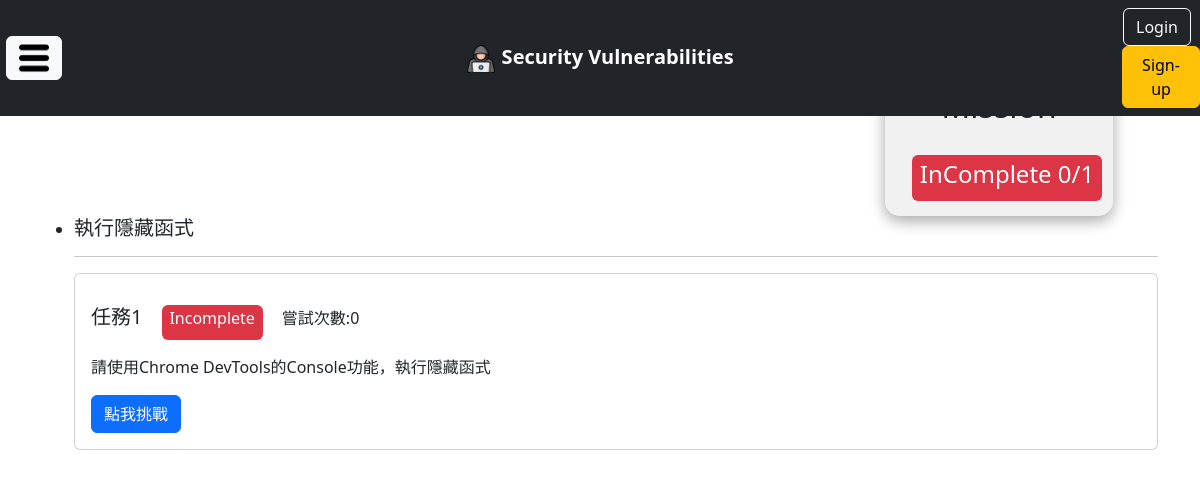
Page /devtools/console on the committed database.
### students/models.py (models this page shows, shortened)
class Mission(models.Model):
    title = models.CharField(max_length=100)
    description = models.TextField(default="")
    alias = models.CharField(max_length=100, default="")
    category = models.ForeignKey(MissionCategory, on_delete=models.CASCADE)

### students/views.py (the view)
# urls.py: path('devtools/console', students.devtools_console, name='DevConsole'),
def devtools_console(request):
    category_id = MissionCategory.objects.get(title='Console').id
    missions_info, missions_complete_count = StudentService.get_missions_info(request.user.id, category_id)
    return render(request, 'students/dev_console.html', locals())

### students/service.py (called while the page is built)
    def get_max_attempts(user_id, mission_id):
        max_attempts = MissionRecord.objects.filter(student_id=user_id, mission_id=mission_id).aggregate(Max('attempts'))['attempts__max']
        return max_attempts if max_attempts != None else 0

    def get_missions_info(user_id, category_id):
        missions_info = []
        missions = Mission.objects.filter(category_id=category_id)
        missions_complete_count = 0
        for mission in missions:
            records = MissionRecord.objects.filter(student_id=user_id, mission_id=mission.id)
            is_completed = records.filter(is_completed=True).exists()
            if is_completed:
                missions_complete_count += 1
            missions_info.append({
                'mission': mission,
                'records': records,
                'is_completed': is_completed,
                'attempts': StudentService.get_max_attempts(user_id, mission.id),
                'last_attempt': records.order_by('-created_at').first().created_at if records.exists() else ''
            })
        return missions_info, missions_complete_count

### students/templatetags/filter.py (called while the page is built)
@register.filter
def length(list):
    return len(list)

### templates/students/dev_console.html (shortened to what this page needs)
{% extends "base.html" %}
{% block content%}
{% load filter %}
<div class="row">
    <div class="col-9">
        <h1>Console</h1>
    </div>
    <div class="col-3" style="text-align: center;background-color: #e3e3e381;width: 20%;border-radius: 15px; box-shadow: rgba(0, 0, 0, 0.35) 0px 5px 15px;">
        {% if missions_complete_count ==  missions_info|length %}
            <h2 style="margin: 15px;">Mission</h2>
            <span class="badge bg-success" style="margin: 15px;">
                <h4>complete {{ missions_complete_count }}/{{ missions_info|length }}</h4>
            </span>
        {% else %}
            <h2 style="margin: 15px;">Mission</h2>
            <span class="badge bg-danger" style="margin: 15px;">
                <h4>InComplete {{ missions_complete_count }}/{{ missions_info|length }}</h4>
            </span>
        {% endif %}
    </div>
</div>
{% for mission_info in missions_info %}
<ul>
    <li>
        <h5>{{ mission_info.mission.title }}</h4>
        <hr>
        <div class="card">
            <div class="card-body">
                <h5 class="card-title" style="display: inline;">任務{{ forloop.counter }}</h5>
                {% if mission_info.is_completed %}
                    <span class="badge bg-success" style="margin: 15px;">
                        <h6>Complete</h6>
                    </span>
                {% else %}
                    <span class="badge bg-danger" style="margin: 15px;">
                        <h6>Incomplete</h6>
                    </span>
                {% endif %}
                <span>嘗試次數:{{ mission_info.attempts }}</span>
                <p class="card-text">{{ mission_info.mission.description }}</p>
                <button type="button" class="btn btn-primary" data-bs-toggle="modal"
                    data-bs-target="#{{ mission_info.mission.alias }}">
                    點我挑戰
                </button>
            </div>
        </div>
    </li>
</ul>
{% endfor %}
{% endblock %}

### static/css/search.css (style rules this page uses)
h2 { text-align: center; }

### rows in the picture
Mission: mission "執行隱藏函式", attempts "0", mission.description "請使用Chrome DevTools的Console功能，執行隱藏函式"

### other values in the picture
{{ missions_complete_count }} "0"
{{ missions_info|length }} "1"
